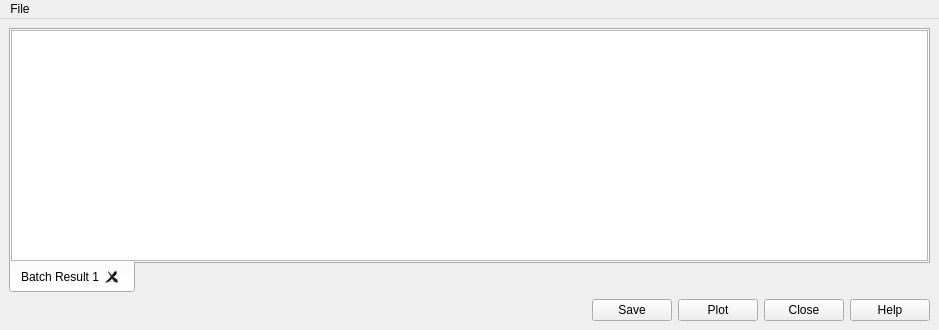
<?xml version="1.0" encoding="UTF-8"?>
<ui version="4.0">
 <class>GridPanelUI</class>
 <widget class="QMainWindow" name="GridPanelUI">
  <property name="geometry">
   <rect>
    <x>0</x>
    <y>0</y>
    <width>939</width>
    <height>330</height>
   </rect>
  </property>
  <property name="sizePolicy">
   <sizepolicy hsizetype="MinimumExpanding" vsizetype="Preferred">
    <horstretch>0</horstretch>
    <verstretch>0</verstretch>
   </sizepolicy>
  </property>
  <property name="windowTitle">
   <string>Batch Fitting Results</string>
  </property>
  <widget class="QWidget" name="centralwidget">
   <layout class="QGridLayout" name="gridLayout_2">
    <item row="1" column="0">
     <layout class="QHBoxLayout" name="horizontalLayout">
      <item>
       <spacer name="horizontalSpacer">
        <property name="orientation">
         <enum>Qt::Horizontal</enum>
        </property>
        <property name="sizeHint" stdset="0">
         <size>
          <width>40</width>
          <height>20</height>
         </size>
        </property>
       </spacer>
      </item>
      <item>
       <widget class="QPushButton" name="saveButton">
        <property name="text">
         <string>Save</string>
        </property>
       </widget>
      </item>
      <item>
       <widget class="QPushButton" name="cmdPlot">
        <property name="text">
         <string>Plot</string>
        </property>
       </widget>
      </item>
      <item>
       <widget class="QPushButton" name="cmdOK">
        <property name="text">
         <string>Close</string>
        </property>
       </widget>
      </item>
      <item>
       <widget class="QPushButton" name="cmdHelp">
        <property name="text">
         <string>Help</string>
        </property>
       </widget>
      </item>
     </layout>
    </item>
    <item row="0" column="0">
     <widget class="QTabWidget" name="tabWidget">
      <property name="tabPosition">
       <enum>QTabWidget::South</enum>
      </property>
      <property name="currentIndex">
       <number>0</number>
      </property>
      <property name="tabsClosable">
       <bool>true</bool>
      </property>
      <widget class="QWidget" name="tab">
       <attribute name="title">
        <string>Batch Result 1</string>
       </attribute>
       <layout class="QGridLayout" name="gridLayout">
        <property name="leftMargin">
         <number>0</number>
        </property>
        <property name="topMargin">
         <number>0</number>
        </property>
        <property name="rightMargin">
         <number>0</number>
        </property>
        <property name="bottomMargin">
         <number>0</number>
        </property>
        <property name="spacing">
         <number>0</number>
        </property>
        <item row="0" column="0">
         <widget class="QTableWidget" name="tblParams">
          <property name="contextMenuPolicy">
           <enum>Qt::CustomContextMenu</enum>
          </property>
          <property name="alternatingRowColors">
           <bool>true</bool>
          </property>
          <property name="selectionBehavior">
           <enum>QAbstractItemView::SelectRows</enum>
          </property>
         </widget>
        </item>
       </layout>
      </widget>
     </widget>
    </item>
   </layout>
  </widget>
  <widget class="QMenuBar" name="menubar">
   <property name="geometry">
    <rect>
     <x>0</x>
     <y>0</y>
     <width>939</width>
     <height>21</height>
    </rect>
   </property>
   <widget class="QMenu" name="menuFile">
    <property name="title">
     <string>File</string>
    </property>
    <addaction name="actionOpen"/>
    <addaction name="actionOpen_with_Excel"/>
    <addaction name="separator"/>
    <addaction name="actionSave"/>
   </widget>
   <addaction name="menuFile"/>
  </widget>
  <action name="actionOpen">
   <property name="text">
    <string>Open</string>
   </property>
  </action>
  <action name="actionOpen_with_Excel">
   <property name="text">
    <string>Open with Excel</string>
   </property>
  </action>
  <action name="actionSave">
   <property name="text">
    <string>Save</string>
   </property>
  </action>
 </widget>
 <resources/>
 <connections>
  <connection>
   <sender>cmdOK</sender>
   <signal>clicked()</signal>
   <receiver>GridPanelUI</receiver>
   <slot>close()</slot>
   <hints>
    <hint type="sourcelabel">
     <x>832</x>
     <y>535</y>
    </hint>
    <hint type="destinationlabel">
     <x>495</x>
     <y>293</y>
    </hint>
   </hints>
  </connection>
 </connections>
</ui>
